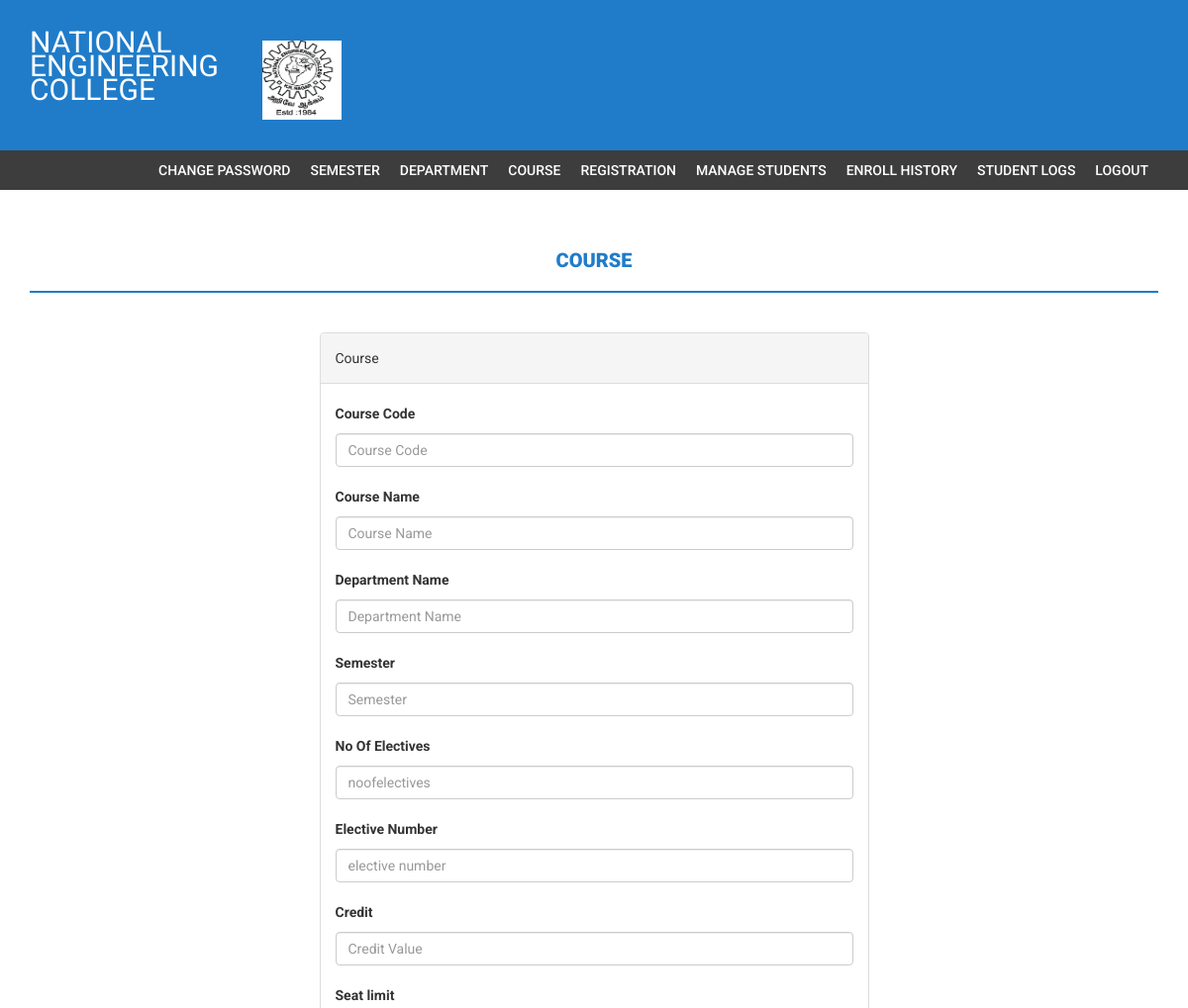
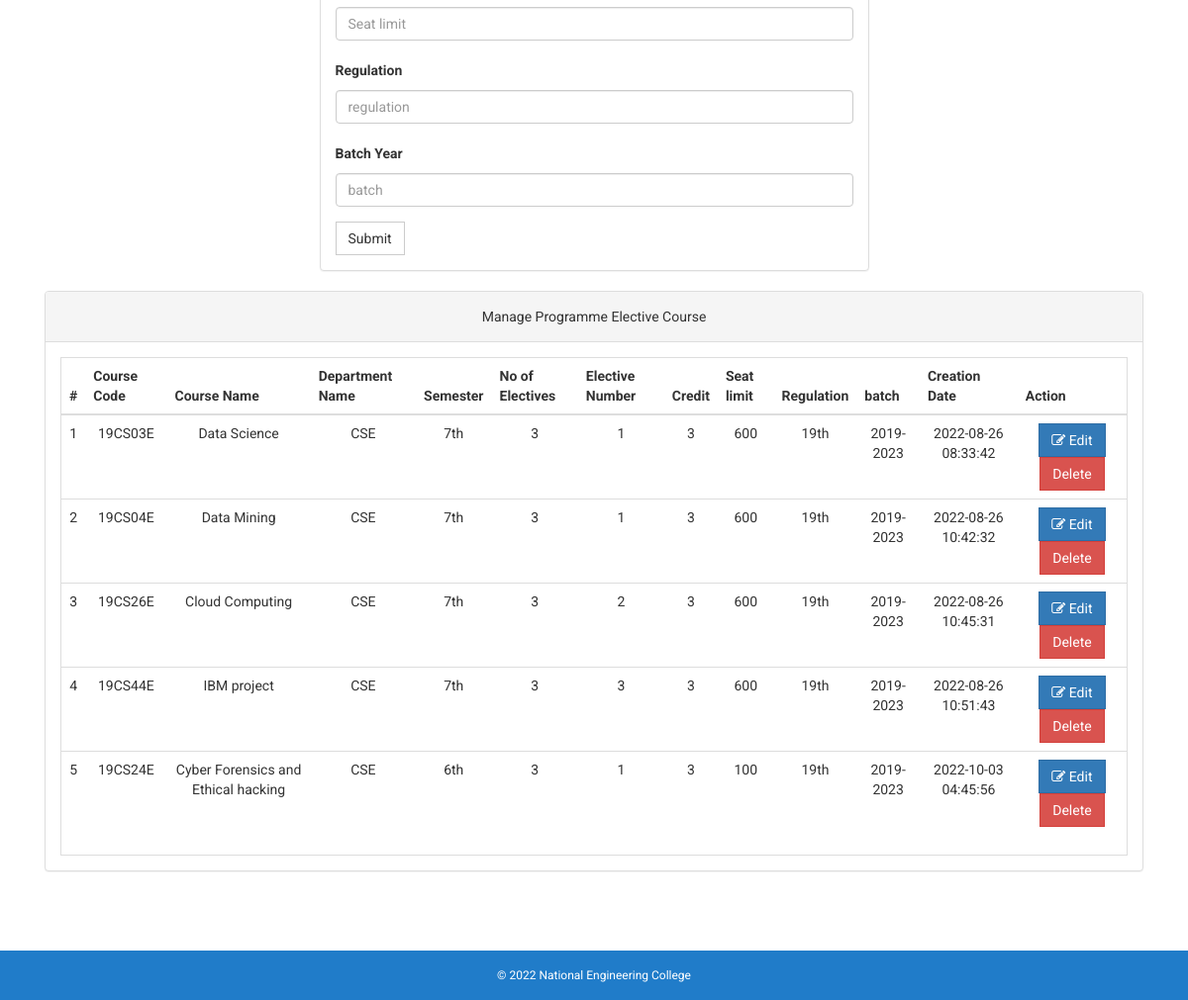
The app's page /admin/PEC.php (signed in) with its own data (2 pictures, top to bottom).
### tables this page shows
CREATE TABLE IF NOT EXISTS `pecourse` (
  `id` int NOT NULL AUTO_INCREMENT,
  `courseCode` varchar(255) NOT NULL,
  `courseName` varchar(255) NOT NULL,
  `department` varchar(255) NOT NULL,
  `semester` varchar(225) NOT NULL,
  `noofelectives` int NOT NULL,
  `electivepos` int NOT NULL,
  `credit` float NOT NULL,
  `noofSeats` int NOT NULL,
  `batch` varchar(225) NOT NULL,
  `regulation` varchar(225) NOT NULL,
  `creationDate` timestamp NOT NULL DEFAULT CURRENT_TIMESTAMP,
  `updationDate` varchar(255) NOT NULL,
  PRIMARY KEY (`id`)
);

### admin/PEC.php (the view, shortened to what this page needs)
<?php
if(strlen($_SESSION['alogin'])==0)
    {
header('location:index.php');
}
else{
?>
<!DOCTYPE html>
<html xmlns="http://www.w3.org/1999/xhtml">
<head>
    <link href="assets/css/bootstrap.css" rel="stylesheet" />
    <link href="assets/css/font-awesome.css" rel="stylesheet" />
    <link href="assets/css/style.css" rel="stylesheet" />
</head>
<body>
<?php include('includes/header.php');?>
<?php if($_SESSION['alogin']!="")
{
 include('includes/menubar.php');
}
 ?>
    <div class="content-wrapper">
        <div class="container">
              <div class="row">
                    <div class="col-md-12">
                        <h1 class="page-head-line">Course  </h1>
                    </div>
                </div>
                <div class="row" >
                  <div class="col-md-3"></div>
                    <div class="col-md-6">
                        <div class="panel panel-default">
                        <div class="panel-heading">
                           Course
                        </div>
                        <div class="panel-body">
                       <form name="dept" method="post">
   <div class="form-group">
    <label for="coursecode">Course Code  </label>
    <input type="text" class="form-control" id="coursecode" name="coursecode" placeholder="Course Code" required />
  </div>
 <div class="form-group">
    <label for="coursename">Course Name  </label>
    <input type="text" class="form-control" id="coursename" name="coursename" placeholder="Course Name" required />
  </div>
<div class="form-group">
    <label for="department">Department Name  </label>
    <input type="text" class="form-control" id="department" name="department" placeholder="Department Name" required />
  </div>
<div class="form-group">
    <label for="semester">Semester  </label>
    <input type="text" class="form-control" id="semester" name="semester" placeholder="Semester" required />
  </div>
  <div class="form-group">
    <label for="noofelectives">No Of Electives  </label>
    <input type="number" class="form-control" id="noofelectives" name="noofelectives" placeholder="noofelectives" required />
  </div>
  <div class="form-group">
    <label for="electivepos">Elective Number  </label>
    <input type="text" class="form-control" id="electivepos" name="electivepos" placeholder="elective number" required />
  </div>
  <div class="form-group">
    <label for="credit">Credit  </label>
    <input type="number" class="form-control" id="credit" name="credit" placeholder="Credit Value" required />
  </div>
<div class="form-group">
    <label for="seatlimit">Seat limit  </label>
    <input type="number" class="form-control" id="seatlimit" name="seatlimit" placeholder="Seat limit" required />
  </div>
  <div class="form-group">
    <label for="regulation">Regulation  </label>
    <input type="text" class="form-control" id="regulation" name="regulation" placeholder="regulation" required />
  </div>
  <div class="form-group">
    <label for="batch">Batch Year  </label>
    <input type="text" class="form-control" id="batch" name="batch" placeholder="batch" required />
  </div>
 <button type="submit" name="submit" class="btn btn-default">Submit</button>
</form>
                            </div>
                            </div>
                    </div>
                </div>
                <div class="col-md-12">
                    <div class="panel panel-default">
                        <div class="panel-heading">
                            Manage Programme Elective Course
                        </div>
                        <div class="panel-body">
                            <div class="table-responsive table-bordered">
                                <table class="table">
                                    <thead>
                                        <tr>
                                            <th>#</th>
                                            <th>Course Code</th>
                                            <th>Course Name </th>
                                            <th>Department Name</th>
                                            <th>Semester</th>
                                            <th>No of Electives</th>
                                            <th>Elective Number</th>
                                            <th>Credit</th>
                                            <th>Seat limit</th>
                                            <th>Regulation</th>
                                            <th>batch</th>
                                            <th>Creation Date</th>
                                            <th>Action</th>
                                        </tr>
                                    </thead>
                                    <tbody>
<?php
$sql=mysqli_query($bd, "select * from pecourse");
$cnt=1;
while($row=mysqli_fetch_array($sql))
{
?>
                                        <tr>
                                            <td><?php echo $cnt;?></td>
                                            <td><?php echo htmlentities($row['courseCode']);?></td>
                                            <td><?php echo htmlentities($row['courseName']);?></td>
                                            <td><?php echo htmlentities($row['department']);?></td>
                                            <td><?php echo htmlentities($row['semester']);?></td>
                                            <td><?php echo htmlentities($row['noofelectives']);?></td>
                                            <td><?php echo htmlentities($row['electivepos']);?></td>
                                            <td><?php echo htmlentities($row['credit']);?></td>
                                            <td><?php echo htmlentities($row['noofSeats']);?></td>
                                            <td><?php echo htmlentities($row['regulation']);?></td>
                                            <td><?php echo htmlentities($row['batch']);?></td>
                                            <td><?php echo htmlentities($row['creationDate']);?></td>
                                            <td>
                                            <a href="PEedit-course.php?id=<?php echo $row['id']?>">
<button class="btn btn-primary"><i class="fa fa-edit "></i> Edit</button> </a>
  <a href="PEC.php?id=<?php echo $row['id']?>&del=delete" onClick="return confirm('Are you sure you want to delete?')">
                                            <button class="btn btn-danger">Delete</button>
</a>
                                            </td>
                                        </tr>
<?php
$cnt++;
} ?>
                                    </tbody>
                                </table>
                            </div>
                        </div>
                    </div>
                </div>
            </div>
        </div>
  <?php include('includes/footer.php');?>
</body>
</html>
<?php } ?>

### admin/assets/css/style.css (style rules this page uses)
body { font-family: 'Roboto', sans-serif; line-height: 30px; }
.content-wrapper { margin-top: 40px; min-height: 600px; padding-bottom: 60px; }
.page-head-line { font-weight: 900; padding-bottom: 20px; border-bottom: 2px solid #207cc9; text-transform: uppercase; color: #207cc9; font-size: 20px; margin-bottom: 40px; }
.btn { border-radius: 0px; -webkit-border-radius: 0px; -moz-border-radius: 0px; }

### admin/includes/footer.php (style rules this page uses)
.col-md-12 { text-align: center; }

### records on screen
pecourse: courseCode "19CS03E", courseName "Data Science", department "CSE", semester "7th", noofelectives "3", electivepos "1", credit "3", noofSeats "600", regulation "19th", batch "2019-2023", creationDate "2022-08-26 08:33:42"
pecourse: courseCode "19CS04E", courseName "Data Mining", department "CSE", semester "7th", noofelectives "3", electivepos "1", credit "3", noofSeats "600", regulation "19th", batch "2019-2023", creationDate "2022-08-26 10:42:32"
pecourse: courseCode "19CS26E", courseName "Cloud Computing", department "CSE", semester "7th", noofelectives "3", electivepos "2", credit "3", noofSeats "600", regulation "19th", batch "2019-2023", creationDate "2022-08-26 10:45:31"
pecourse: courseCode "19CS44E", courseName "IBM project", department "CSE", semester "7th", noofelectives "3", electivepos "3", credit "3", noofSeats "600", regulation "19th", batch "2019-2023", creationDate "2022-08-26 10:51:43"
pecourse: courseCode "19CS24E", courseName "Cyber Forensics and Ethical hacking", department "CSE", semester "6th", noofelectives "3", electivepos "1", credit "3", noofSeats "100", regulation "19th", batch "2019-2023", creationDate "2022-10-03 04:45:56"
